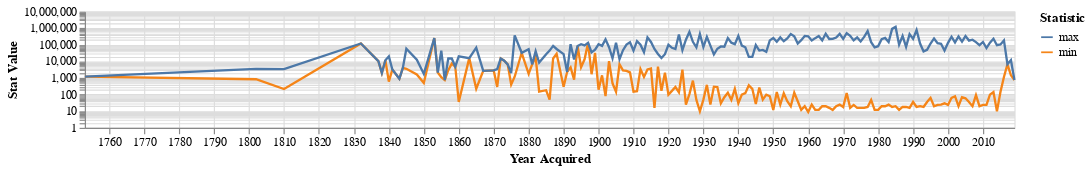

The notebook cell this image was saved under:
### Code cell
# same chart, with the melted stats
lines = alt.Chart(stats_melt).mark_line().encode(
    alt.Y('Stat Value:Q', scale=alt.Scale(type='log')),
    alt.X('Year Acquired:T'),
    color='Statistic:N'
).properties(
    height=100,
    width=800
)
lines

### Figure 1 — Vega-Lite specification as saved in the notebook (floating-point values rounded to 4 significant figures; data arrays with more than 128 entries replaced by an {"elided": "..."} marker saying what was removed)
{"config": {"view": {"continuousWidth": 300, "continuousHeight": 300}}, "data": {"name": "data-6261c3c97f4e0dcc287b117b2b5527a0"}, "mark": {"type": "line"}, "encoding": {"color": {"field": "Statistic", "type": "nominal"}, "x": {"field": "Year Acquired", "type": "temporal"}, "y": {"field": "Stat Value", "scale": {"type": "log"}, "type": "quantitative"}}, "height": 100, "width": 800, "$schema": "https://vega.github.io/schema/vega-lite/v5.20.1.json", "datasets": {"data-6261c3c97f4e0dcc287b117b2b5527a0": {"elided": "342 records"}}}
